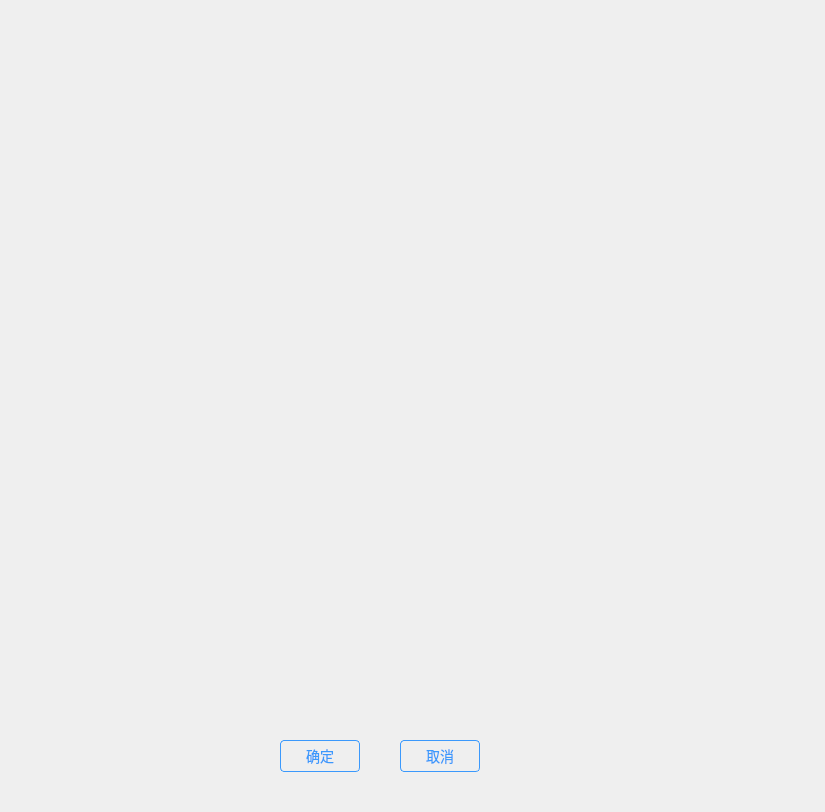
<?xml version="1.0" encoding="UTF-8"?>
<ui version="4.0">
 <class>EventTargetDialog</class>
 <widget class="QDialog" name="EventTargetDialog">
  <property name="geometry">
   <rect>
    <x>0</x>
    <y>0</y>
    <width>825</width>
    <height>812</height>
   </rect>
  </property>
  <property name="windowTitle">
   <string>Dialog</string>
  </property>
  <widget class="QPushButton" name="pushButton_OK">
   <property name="geometry">
    <rect>
     <x>280</x>
     <y>740</y>
     <width>80</width>
     <height>32</height>
    </rect>
   </property>
   <property name="font">
    <font>
     <pointsize>-1</pointsize>
     <weight>50</weight>
     <bold>false</bold>
    </font>
   </property>
   <property name="styleSheet">
    <string notr="true">left: 0px;
top: 0px;
width: 80px;
height: 32px;
opacity: 1;
border-radius: 4px;

border: 1px solid rgba(59, 153, 252, 1);
left: 0px;
top: 0px;
width: 80px;
height: 32px;
opacity: 1;
/** 文本1 */
font-size: 14px;
font-weight: 400;
letter-spacing: 0px;
line-height: 18.48px;
color: rgba(59, 153, 252, 1);
text-align: center;
vertical-align: middle;

</string>
   </property>
   <property name="text">
    <string>确定</string>
   </property>
  </widget>
  <widget class="QPushButton" name="pushButton_Cancel">
   <property name="geometry">
    <rect>
     <x>400</x>
     <y>740</y>
     <width>80</width>
     <height>32</height>
    </rect>
   </property>
   <property name="font">
    <font>
     <pointsize>-1</pointsize>
     <weight>50</weight>
     <bold>false</bold>
    </font>
   </property>
   <property name="styleSheet">
    <string notr="true">left: 0px;
top: 0px;
width: 80px;
height: 32px;
opacity: 1;
border-radius: 4px;

border: 1px solid rgba(59, 153, 252, 1);
left: 0px;
top: 0px;
width: 80px;
height: 32px;
opacity: 1;
/** 文本1 */
font-size: 14px;
font-weight: 400;
letter-spacing: 0px;
line-height: 18.48px;
color: rgba(59, 153, 252, 1);
text-align: center;
vertical-align: middle;

</string>
   </property>
   <property name="text">
    <string>取消</string>
   </property>
  </widget>
  <widget class="QWidget" name="widget" native="true">
   <property name="geometry">
    <rect>
     <x>20</x>
     <y>10</y>
     <width>791</width>
     <height>711</height>
    </rect>
   </property>
  </widget>
 </widget>
 <resources/>
 <connections/>
</ui>
